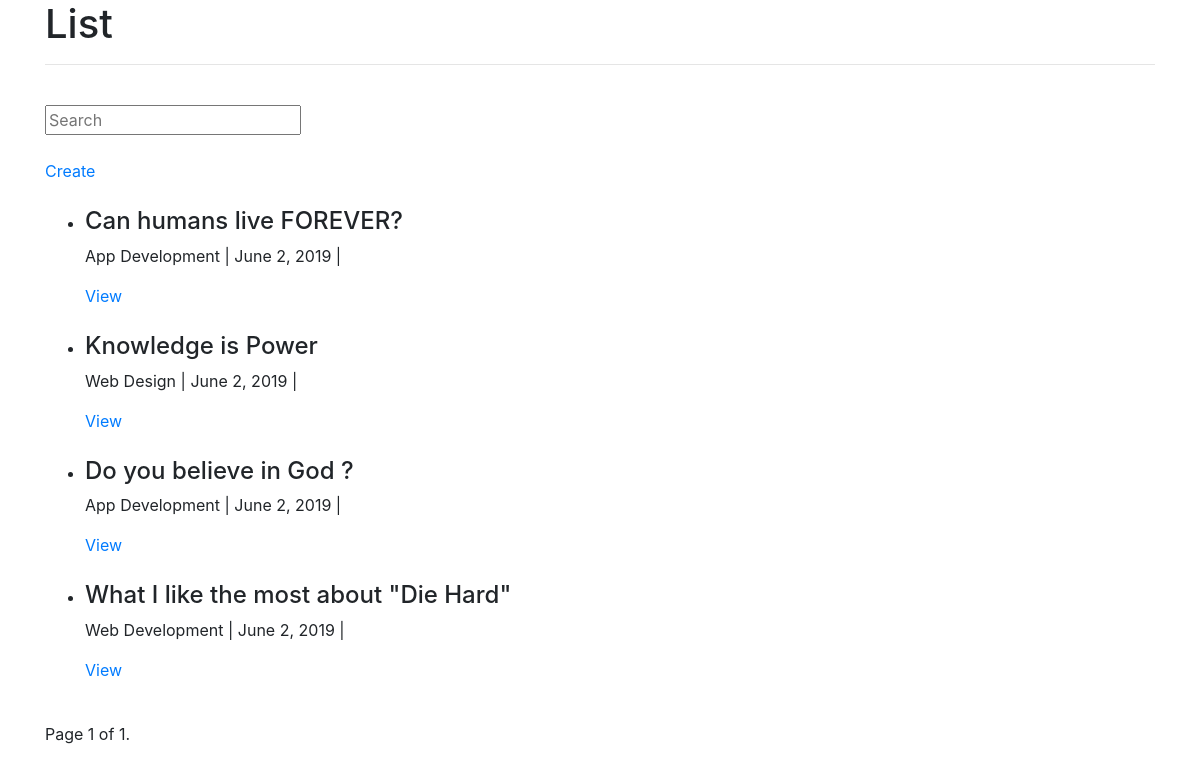
The page /posts/ (signed in) on the database its author committed.
### blog/models.py (models this page shows, shortened)
class Post(models.Model):
    author = models.ForeignKey(UserProfile, on_delete=models.CASCADE)
    title = models.CharField(max_length=255)
    cover = models.ImageField(upload_to=upload_location, blank=True)
    content = models.TextField()
    slug = models.SlugField(blank=True)
    technologies = MultiSelectField(choices=TECHNOLOGIES_CHOICES)
    draft = models.BooleanField(default=False)
    publish = models.DateField()
    updated = models.DateTimeField(auto_now=True)
    timestamp = models.DateTimeField(auto_now_add=True)
    objects = PostManager()
    class Meta:
        ordering = ["-timestamp", "-updated"]

### blog/views.py (the view)
# urls.py: path('', post_list, name='list'),
def post_list(request):
    queryset_list = Post.objects.published()
    query = request.GET.get("q", None)
    if query:
        queryset_list = queryset_list.filter(Q(title__icontains=query) | Q(content__icontains=query) | Q(
            author__user__first_name__icontains=query) | Q(author__user__last_name__icontains=query) | Q(
            technologies__icontains=query)).distinct()
    paginator = Paginator(queryset_list, 10)
    page = request.GET.get('page')
    post_list = paginator.get_page(page)
    context = {
        "title": "List",
        "post_list": post_list,
    }
    if request.user.is_authenticated:
        context["user"] = True
    else:
        context["user"] = False
    return render(request, "blog/post_list.html", context)

### blog/models.py (called while the page is built)
    def published(self, *args, **kwargs):
        return Post.objects.all().filter(draft=False).filter(publish__lte=timezone.now())

### profiles/models.py (called while the page is built)
    def __str__(self):
        return f"{self.user.first_name} {self.user.last_name}"

### templates/blog/post_list.html (shortened to what this page needs)
{% extends 'base.html' %}
{% block content %}
<h1>{{ title }}</h1>
<hr />
<br />
{% include 'search.html' %}
<br />
{% if user %}
<a href="{% url 'posts:create' %}">Create</a>
{% endif %}
<br />
<br />
{% if post_list %}
<ul>
  {% for post in post_list %}
  <li>
    <h4>{{ post.title }}</h4>
    <p>{{ post.technologies }} | {{ post.publish }} | {{ post.author }}</p>
    <a href="{% url 'posts:detail' slug=post.slug %}">View</a>
  </li>
  <br />
  {% endfor %}
</ul>
{% else %}
<h4>No posts</h4>
{% endif %}
<div class="pagination">
  <span class="step-links">
    <span class="current">
      Page {{ post_list.number }} of {{ post_list.paginator.num_pages }}.
    </span>
  </span>
</div>
{% endblock content %}

### rows shown on the page
Post: title "Can humans live FOREVER?", technologies "App Development", publish "June 2, 2019"
Post: title "Knowledge is Power", technologies "Web Design", publish "June 2, 2019"
Post: title "Do you believe in God ?", technologies "App Development", publish "June 2, 2019"
Post: title "What I like the most about \"Die Hard\"", technologies "Web Development", publish "June 2, 2019"

### other values the page prints
{{ title }} "List"
{{ post_list.number }} "1"
{{ post_list.paginator.num_pages }} "1"
